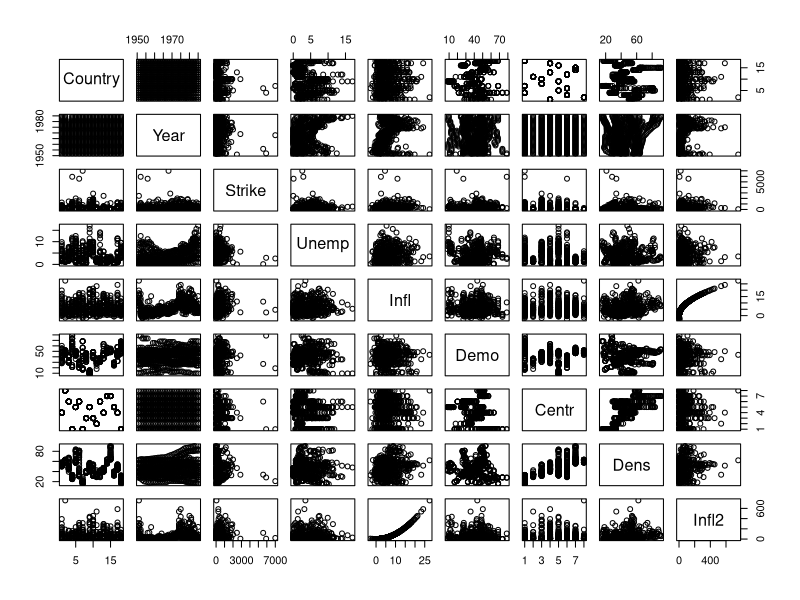

The R source for this figure: (Note: this script raises an error after producing the figure.)

# load file
strike <- read.csv("strikes_clean.csv")
# encode categoricals as Factors
strike$Centr <- as.factor(strike$Centr)
strike$Country <- as.factor(strike$Country)
#strike$Unemp2 <- strike$Unemp^2
#strike$Demo2 <- strike$Demo^2
strike$Infl2 <- strike$Infl^2

# Investigate to look for patterns  
summary(strike)
pairs(strike)


# Reason that these should affect strike
M1 = lm(Strike ~ Infl*Centr*Unemp, data = strike)
# anova shows unemp doesn't add much 
anova(M1)
# remove Unemp from M1 to get current model that works well 
M2 = lm(Strike ~ Infl*Centr, data = strike)

M3 = lm(Strike ~ Infl2*Centr, data = strike)

M4 = lm(Strike ~ Country*Year, data = strike)

M5 = lm(Strike ~ Infl*Centr + Country, data = strike)


# basic model
M0 <- lm(Strike ~ 1, data = strike)
# full model without country - interaction effects
Mfull <- lm(Strike ~ (. - Country - Year)^2 + Country, data = strike)
# forward step model from intercept to full
Mfwd <- step(M0, scope=list(lower=M0, upper=Mfull), direction='forward', trace=FALSE)
# backward step model from full to intercept
Mback <- step(Mfull, scope=list(lower=M0, upper=Mfull), direction='backward', trace=FALSE)
# step model starting from model grenerated from exploration
Mstep <- step(M2, scope=list(lower=M0, upper=Mfull), direction='both', trace=FALSE)


models <- list(M2, )

 
n <- length(strike$Strike)
samp.size <- 400
results <- rep(0, length(models))
results2 <- rep(0, length(models))

for(i in 1:2000) {
  # seperate training and test data
  train.ind <- sample(n, samp.size)
  strike.train <- strike[train.ind,]
  strike.test <- strike[-train.ind,]
  
  j <- 1
  for(m in models){
    # train model
    m.trn <- update(m, subset=train.ind)
    # test model
    m.res = predict.lm(m.trn, strike.test) - strike.test$Strike
    results[j] <- results[j] + sum(m.res^2)
    j <- j+1
  }
}

# model diagnostics
res <- resid(Mfwd)
H <-  model.matrix(Mfwd)
H <- H %*% solve(crossprod(H), t(H))
h <- diag(H)
# studentized residuals
res.stu <- res/sqrt(1-h)

# standardized student residuals
res.stand <- res.stu/sigma(Mfwd)

# diagnostic plots
# scatter plot of residuals vs predictions
cex <- 0.8 
par(mar = c(4,4,0.1,0.1))
plot(predict(Mfwd), res, pch=21, bg="black", cex=cex, cex.axis=cex, 
     xlab="Predicted # of strike days", ylab="Residual Strike days")
points(predict(Mfwd), res.stu, pch=21, bg="red", cex=cex)
legend(x="topleft", c("Residuals", "Studentized Residuals"), pch=21,
       pt.bg = c("black", "red"), pt.cex=cex, cex=cex)
# seems like multiplicative error

# histogram of studentized residuals
par(mar = c(4,4,0.1,0.1))
hist.plot <- hist(res.stand, breaks=100, freq = FALSE, cex.axis=cex, main="",
                  xlab="Standardized, studentized residual strike activity")
curve(dnorm(x), col='red', add=TRUE)

# leverage
